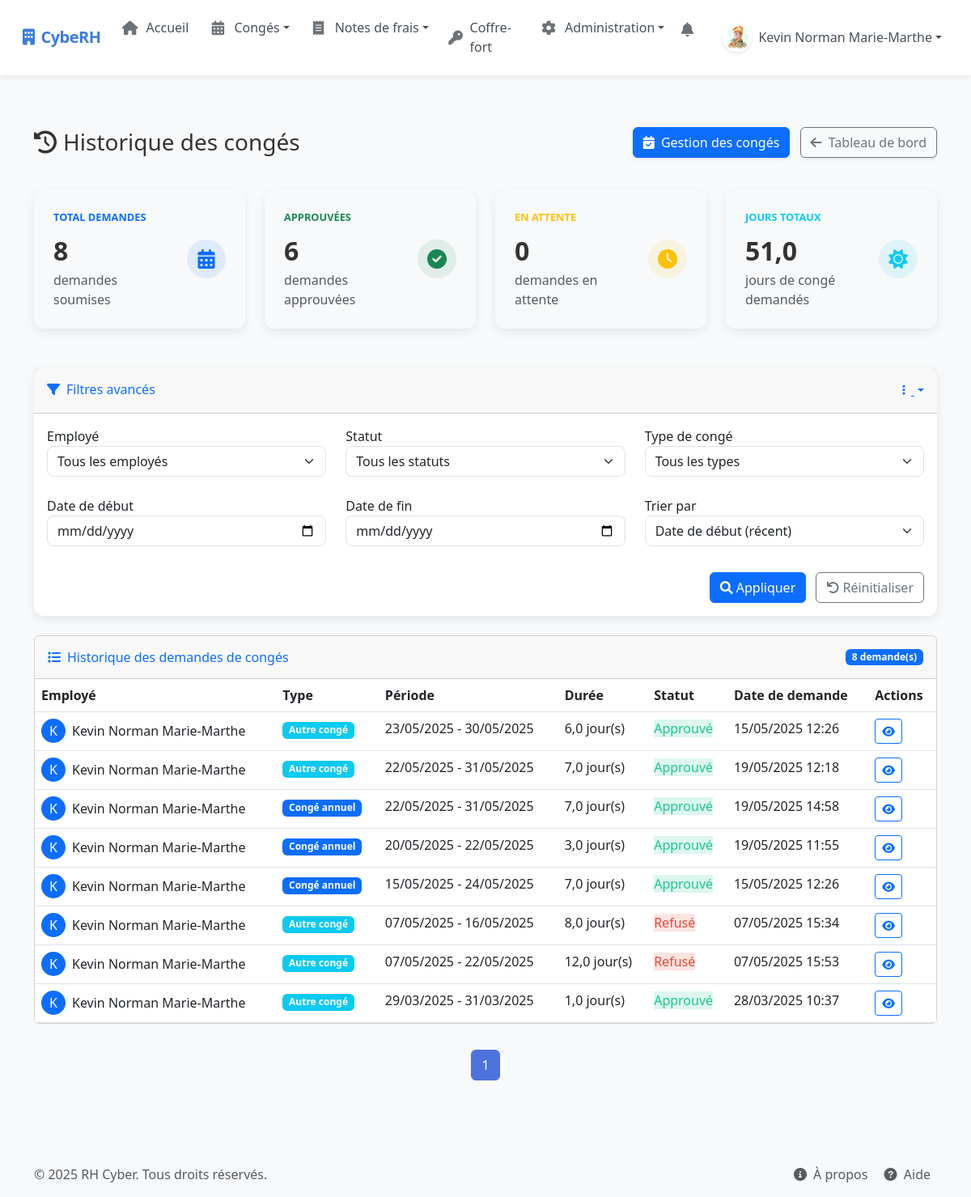
The app's page /admin-leave-history/ (signed in), older data.
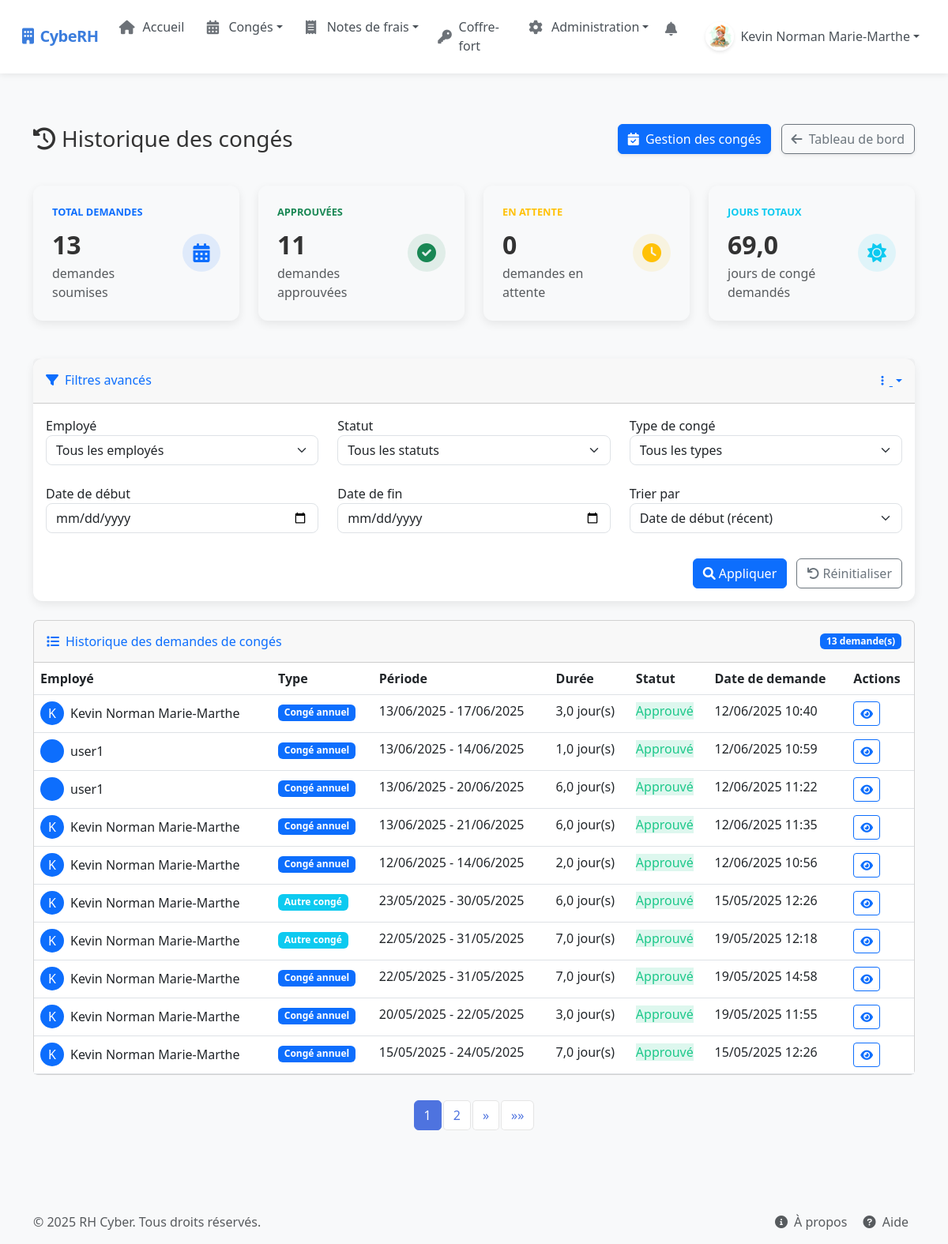
The same page, newer data.
### rh_management/models.py (models this page shows, shortened)
class LeaveRequest(models.Model):
    LEAVE_TYPES = (
        ('annual', 'Congé annuel'),
        ('sick', 'Congé maladie'),
        ('parental', 'Congé parental'),
        ('unpaid', 'Congé sans solde'),
        ('bereavement', 'Congé pour décès'),
        ('marriage', 'Congé pour mariage'),
        ('moving', 'Congé pour déménagement'),
        ('other', 'Autre')
    )
    STATUS_CHOICES = (
        ('pending', 'En attente'),
        ('approved', 'Approuvé'),
        ('rejected', 'Refusé')
    )
    HALF_DAY_PERIOD_CHOICES = (
        ('morning', 'Matin'),
        ('afternoon', 'Après-midi')
    )
    user = models.ForeignKey(User, on_delete=models.CASCADE, related_name='leave_requests')
    leave_type = models.CharField(max_length=20, choices=LEAVE_TYPES)
    start_date = models.DateField()
    end_date = models.DateField()
    half_day = models.BooleanField(default=False)
    half_day_period = models.CharField(max_length=10, choices=HALF_DAY_PERIOD_CHOICES, default='morning', blank=True)
    reason = models.TextField(blank=True, null=True)
    status = models.CharField(max_length=10, choices=STATUS_CHOICES, default='pending')
    attachment = models.FileField(upload_to='leave_attachments/', blank=True, null=True)
    created_at = models.DateTimeField(auto_now_add=True)
    updated_at = models.DateTimeField(auto_now=True)
    days_requested = models.DecimalField(max_digits=4, decimal_places=1, default=0)
    class Meta:
        ordering = ['-created_at']

### rh_management/views/leave_views.py (the view)
# urls.py: path("admin-leave-history/", admin_leave_history, name="admin_leave_history"),  # Historique admin des congés
@login_required
@user_is_hr_or_admin
def admin_leave_history(request):
    status = request.GET.get('status', '')
    leave_type = request.GET.get('leave_type', '')
    user_id = request.GET.get('user', '')
    start_date = request.GET.get('start_date', '')
    end_date = request.GET.get('end_date', '')
    sort_by = request.GET.get('sort_by', '-start_date')  # Par défaut, tri par date de début décroissante
    queryset = LeaveRequest.objects.all()
    if status:
        queryset = queryset.filter(status=status)
    if leave_type:
        queryset = queryset.filter(leave_type=leave_type)
    if user_id:
        queryset = queryset.filter(user_id=user_id)
    if start_date:
        queryset = queryset.filter(start_date__gte=start_date)
    if end_date:
        queryset = queryset.filter(end_date__lte=end_date)
    queryset = queryset.order_by(sort_by)
    query_params = []
    if status:
        query_params.append(f'status={status}')
    if leave_type:
        query_params.append(f'leave_type={leave_type}')
    if user_id:
        query_params.append(f'user={user_id}')
    if start_date:
        query_params.append(f'start_date={start_date}')
    if end_date:
        query_params.append(f'end_date={end_date}')
    if sort_by != '-start_date':
        query_params.append(f'sort_by={sort_by}')
    query_string = '&'.join(query_params)
    stats = {
        'total_count': queryset.count(),
        'pending_count': queryset.filter(status='pending').count(),
        'approved_count': queryset.filter(status='approved').count(),
        'rejected_count': queryset.filter(status='rejected').count(),
        'total_days': sum(leave.days_requested for leave in queryset),
        'approved_days': sum(leave.days_requested for leave in queryset.filter(status='approved')),
        'pending_days': sum(leave.days_requested for leave in queryset.filter(status='pending')),
    }
    all_users = User.objects.all().order_by('first_name', 'last_name')
    paginator = Paginator(queryset, 10)  # 10 items par page
    page_number = request.GET.get('page', 1)
    leave_requests = paginator.get_page(page_number)
    context = {
        'leave_requests': leave_requests,
        'stats': stats,
        'filters': {
            'status': status,
            'leave_type': leave_type,
            'user_id': int(user_id) if user_id.isdigit() else None,
            'start_date': start_date,
            'end_date': end_date,
            'sort_by': sort_by,
            'query_string': query_string
        },
        'all_users': all_users
    }
    return render(request, 'rh_management/admin_leave_history.html', context)

### rh_management/views/permissions.py (called while the page is built)
def user_is_hr_or_admin(view_func):
    @wraps(view_func)
    def _wrapped_view(request, *args, **kwargs):
        is_admin = request.user.is_staff or request.user.is_superuser
        is_hr = request.user.groups.filter(name='RH').exists()
        if is_admin or is_hr:
            return view_func(request, *args, **kwargs)
        else:
            messages.error(request, "Vous n'avez pas les permissions nécessaires pour accéder à cette page.")
            return redirect('dashboard')
    return _wrapped_view

### templates/rh_management/admin_leave_history.html (shortened to what the changed rows need)
{% extends "base.html" %}
{% load custom_filters %}
{% block content %}
<div class="container py-4">
    <div class="d-sm-flex align-items-center justify-content-between history-header">
        <h1 class="h3 mb-0 text-gray-800"><i class="fas fa-history me-2"></i>Historique des congés</h1>
    </div>
    <div class="row mb-4">
        <div class="col-xl-3 col-md-6 mb-4">
            <div class="stats-card animate-fade-in-up" style="animation-delay: 0.1s;">
                <div class="card-body">
                    <div class="row no-gutters align-items-center">
                        <div class="col mr-2">
                            <div class="stats-header text-primary">TOTAL DEMANDES</div>
                            <div class="stats-value">{{ stats.total_count }}</div>
                            <div class="text-xs text-muted">demandes soumises</div>
                        </div>
                    </div>
                </div>
            </div>
        </div>
        <div class="col-xl-3 col-md-6 mb-4">
            <div class="stats-card animate-fade-in-up" style="animation-delay: 0.2s;">
                <div class="card-body">
                    <div class="row no-gutters align-items-center">
                        <div class="col mr-2">
                            <div class="stats-header text-success">APPROUVÉES</div>
                            <div class="stats-value">{{ stats.approved_count }}</div>
                            <div class="text-xs text-muted">demandes approuvées</div>
                        </div>
                    </div>
                </div>
            </div>
        </div>
        <div class="col-xl-3 col-md-6 mb-4">
            <div class="stats-card animate-fade-in-up" style="animation-delay: 0.4s;">
                <div class="card-body">
                    <div class="row no-gutters align-items-center">
                        <div class="col mr-2">
                            <div class="stats-header text-info">JOURS TOTAUX</div>
                            <div class="stats-value">{{ stats.total_days }}</div>
                            <div class="text-xs text-muted">jours de congé demandés</div>
                        </div>
                    </div>
                </div>
            </div>
        </div>
    </div>
    {% if leave_requests %}
        <div class="card mb-4 animate-fade-in-up" style="animation-delay: 0.6s;">
            <div class="card-header py-3 d-flex flex-row align-items-center justify-content-between">
                <h6 class="m-0 font-weight-bold text-primary"><i class="fas fa-list me-2"></i>Historique des demandes de congés</h6>
                <span class="badge bg-primary">{{ leave_requests.paginator.count }} demande(s)</span>
            </div>
            <div class="card-body p-0">
                <div class="table-responsive">
                    <table class="table table-hover mb-0">
                        <thead class="bg-light">
                            <tr>
                                <th>Employé</th>
                                <th>Type</th>
                                <th>Période</th>
                                <th>Durée</th>
                                <th>Statut</th>
                                <th>Date de demande</th>
                                <th>Actions</th>
                            </tr>
                        </thead>
                        <tbody>
                            {% for leave in leave_requests %}
                            <tr>
                                <td>
                                    <div class="d-flex align-items-center">
                                        {% if leave.user.profile.picture %}
                                            <img src="{{ leave.user.profile.picture.url }}" class="rounded-circle me-2" width="30" height="30" alt="{{ leave.user.username }}">
                                        {% else %}
                                            <div class="rounded-circle me-2 bg-primary text-white d-flex align-items-center justify-content-center" style="width:30px;height:30px">{{ leave.user.first_name|first|upper }}</div>
                                        {% endif %}
                                        <div>{{ leave.user.get_full_name|default:leave.user.username }}</div>
                                    </div>
                                </td>
                                <td>
                                    {% if leave.leave_type == 'annual' %}
                                    <span class="badge bg-primary">Congé annuel</span>
                                    {% elif leave.leave_type == 'sick' %}
                                    <span class="badge bg-warning">Congé maladie</span>
                                    {% else %}
                                    <span class="badge bg-info">Autre congé</span>
                                    {% endif %}
                                </td>
                                <td>
                                    <span>{{ leave.start_date|date:"d/m/Y" }}</span>
                                    {% if leave.start_date != leave.end_date %}
                                    <span> - {{ leave.end_date|date:"d/m/Y" }}</span>
                                    {% endif %}
                                </td>
                                <td>{{ leave.days_requested }} jour(s)</td>
                                <td>
                                    {% if leave.status == 'pending' %}
                                    <span class="status-badge status-pending">En attente</span>
                                    {% elif leave.status == 'approved' %}
                                    <span class="status-badge status-approved">Approuvé</span>
                                    {% elif leave.status == 'rejected' %}
                                    <span class="status-badge status-rejected">Refusé</span>
                                    {% endif %}
                                </td>
                                <td>{{ leave.created_at|date:"d/m/Y H:i" }}</td>
                                <td>
                                    <button class="btn btn-sm btn-outline-primary view-details" data-bs-toggle="modal" data-bs-target="#leaveModal{{ leave.id }}">
                                        <i class="fas fa-eye"></i>
                                    </button>
                                </td>
                            </tr>
                            {% endfor %}
                        </tbody>
                    </table>
                </div>
            </div>
        </div>
        <div class="pagination-container">
            <ul class="pagination">
                {% for i in leave_requests.paginator.page_range %}
                    {% if leave_requests.number == i %}
                        <li class="page-item active"><a class="page-link" href="#">{{ i }}</a></li>
                    {% elif i > leave_requests.number|add:'-3' and i < leave_requests.number|add:'3' %}
                        <li class="page-item">
                            <a class="page-link" href="?page={{ i }}{% if filters.query_string %}&{{ filters.query_string }}{% endif %}">{{ i }}</a>
                        </li>
                    {% endif %}
                {% endfor %}
                {% if leave_requests.has_next %}
                    <li class="page-item">
                        <a class="page-link" href="?page={{ leave_requests.next_page_number }}{% if filters.query_string %}&{{ filters.query_string }}{% endif %}" aria-label="Suivant">
                            <span aria-hidden="true">&raquo;</span>
                        </a>
                    </li>
                    <li class="page-item">
                        <a class="page-link" href="?page={{ leave_requests.paginator.num_pages }}{% if filters.query_string %}&{{ filters.query_string }}{% endif %}" aria-label="Dernière page">
                            <span aria-hidden="true">&raquo;&raquo;</span>
                        </a>
                    </li>
                {% endif %}
            </ul>
        </div>
    {% endif %}
</div>
{% endblock %}

Row changes from the older to the newer data that the page shows:
no longer on this page (row unchanged): LeaveRequest: user.first_name|first "K", user.get_full_name "Kevin Norman Marie-Marthe", leave_type "Autre congé", start_date "07/05/2025", end_date "16/05/2025", days_requested "8,0", status "Refusé", created_at "07/05/2025 15:34"
no longer on this page (row unchanged): LeaveRequest: user.first_name|first "K", user.get_full_name "Kevin Norman Marie-Marthe", leave_type "Autre congé", start_date "07/05/2025", end_date "22/05/2025", days_requested "12,0", status "Refusé", created_at "07/05/2025 15:53"
no longer on this page (row unchanged): LeaveRequest: user.first_name|first "K", user.get_full_name "Kevin Norman Marie-Marthe", leave_type "Autre congé", start_date "29/03/2025", end_date "31/03/2025", days_requested "1,0", status "Approuvé", created_at "28/03/2025 10:37"
added LeaveRequest: user.first_name|first "K", user.get_full_name "Kevin Norman Marie-Marthe", leave_type "Congé annuel", start_date "13/06/2025", end_date "17/06/2025", days_requested "3,0", status "Approuvé", created_at "12/06/2025 10:40"
added LeaveRequest: user.get_full_name "user1", leave_type "Congé annuel", start_date "13/06/2025", end_date "14/06/2025", days_requested "1,0", status "Approuvé", created_at "12/06/2025 10:59"
added LeaveRequest: user.get_full_name "user1", leave_type "Congé annuel", start_date "13/06/2025", end_date "20/06/2025", days_requested "6,0", status "Approuvé", created_at "12/06/2025 11:22"
added LeaveRequest: user.first_name|first "K", user.get_full_name "Kevin Norman Marie-Marthe", leave_type "Congé annuel", start_date "13/06/2025", end_date "21/06/2025", days_requested "6,0", status "Approuvé", created_at "12/06/2025 11:35"
added LeaveRequest: user.first_name|first "K", user.get_full_name "Kevin Norman Marie-Marthe", leave_type "Congé annuel", start_date "12/06/2025", end_date "14/06/2025", days_requested "2,0", status "Approuvé", created_at "12/06/2025 10:56"
Text that changed along with them:
{{ stats.total_count }}: "8" → "13"
{{ stats.approved_count }}: "6" → "11"
{{ stats.total_days }}: "51,0" → "69,0"
{{ leave_requests.paginator.count }}: "8" → "13"
new list line: "2"
